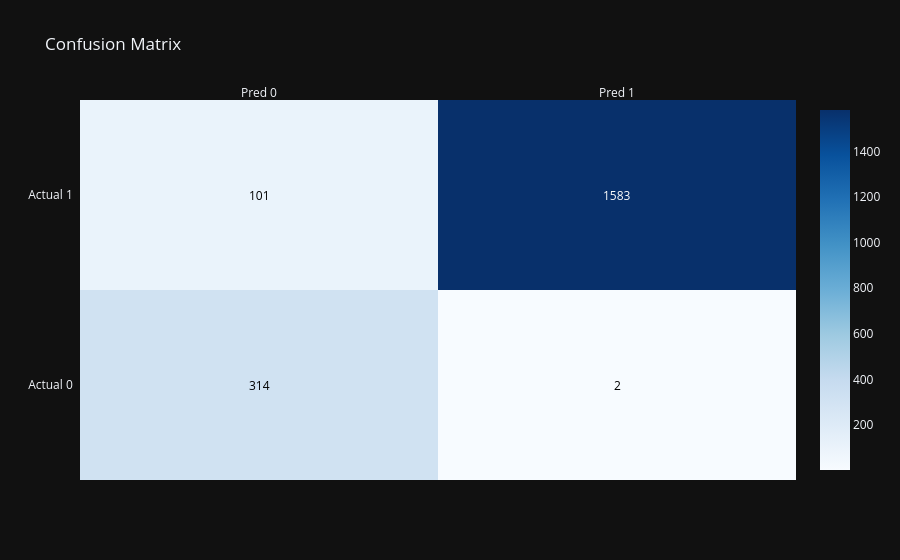
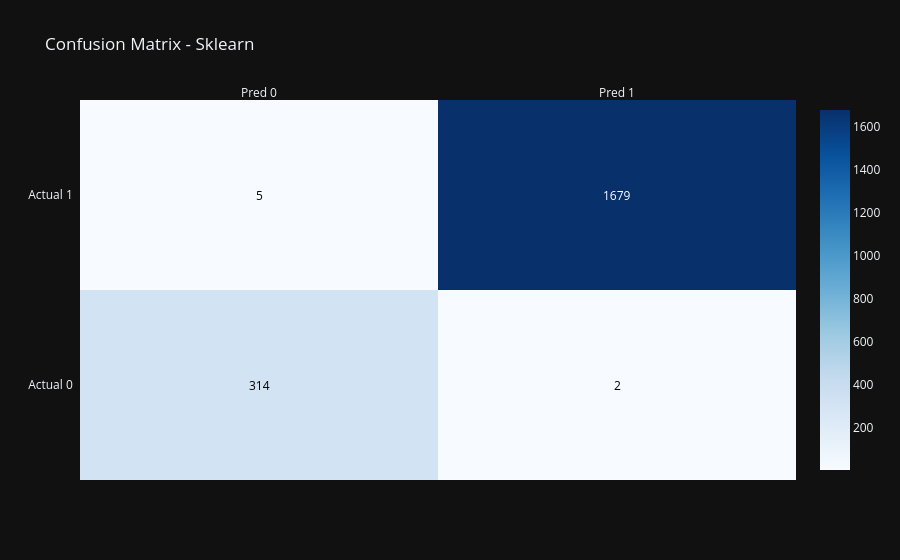

Notebook cell for these charts, in order:
### Markdown cell above
## Accuracy

### Code cell
y_pred = (model.predict(x_test) >= 0.5).astype(int)

# Accuracy
accuracy = np.mean(y_pred == y_test)
 
y_pred_sklearn = sklearn_model.predict(x_test)

cm = confusion_matrix(y_test, y_pred)

fig = ff.create_annotated_heatmap(
    z=cm,
    x=['Pred 0', 'Pred 1'],
    y=['Actual 0', 'Actual 1'],
    colorscale='Blues',
    showscale=True
)

fig.update_layout(template="plotly_dark", title="Confusion Matrix")
fig.show()


cm_sklearn = confusion_matrix(y_test, y_pred_sklearn)

fig = ff.create_annotated_heatmap(
    z=cm_sklearn,
    x=['Pred 0', 'Pred 1'],
    y=['Actual 0', 'Actual 1'],
    colorscale='Blues',
    showscale=True
)

fig.update_layout(template="plotly_dark", title="Confusion Matrix - Sklearn")
fig.show()

accuracy_sklearn = np.mean(y_pred_sklearn == y_test)
print(f"Sklearn Accuracy: {accuracy_sklearn:.2%}")
print(f"Your Model Accuracy: {accuracy:.2%}")

### Figure 1 — Plotly figure (JSON) as saved in the notebook; plotly's stock layout.template omitted (floating-point values rounded to 4 significant figures)
{"data": [{"colorscale": [[0, "rgb(247,251,255)"], [0.125, "rgb(222,235,247)"], [0.25, "rgb(198,219,239)"], [0.375, "rgb(158,202,225)"], [0.5, "rgb(107,174,214)"], [0.625, "rgb(66,146,198)"], [0.75, "rgb(33,113,181)"], [0.875, "rgb(8,81,156)"], [1, "rgb(8,48,107)"]], "reversescale": false, "showscale": true, "type": "heatmap", "x": ["Pred 0", "Pred 1"], "y": ["Actual 0", "Actual 1"], "z": [[314, 2], [101, 1583]]}], "layout": {"annotations": [{"font": {"color": "#000000"}, "showarrow": false, "text": "314", "x": "Pred 0", "xref": "x", "y": "Actual 0", "yref": "y"}, {"font": {"color": "#000000"}, "showarrow": false, "text": "2", "x": "Pred 1", "xref": "x", "y": "Actual 0", "yref": "y"}, {"font": {"color": "#000000"}, "showarrow": false, "text": "101", "x": "Pred 0", "xref": "x", "y": "Actual 1", "yref": "y"}, {"font": {"color": "#FFFFFF"}, "showarrow": false, "text": "1583", "x": "Pred 1", "xref": "x", "y": "Actual 1", "yref": "y"}], "title": {"text": "Confusion Matrix"}, "xaxis": {"dtick": 1, "gridcolor": "rgb(0, 0, 0)", "side": "top", "ticks": ""}, "yaxis": {"dtick": 1, "ticks": "", "ticksuffix": "  "}}}

### Figure 2 — Plotly figure (JSON) as saved in the notebook; plotly's stock layout.template omitted (floating-point values rounded to 4 significant figures)
{"data": [{"colorscale": [[0, "rgb(247,251,255)"], [0.125, "rgb(222,235,247)"], [0.25, "rgb(198,219,239)"], [0.375, "rgb(158,202,225)"], [0.5, "rgb(107,174,214)"], [0.625, "rgb(66,146,198)"], [0.75, "rgb(33,113,181)"], [0.875, "rgb(8,81,156)"], [1, "rgb(8,48,107)"]], "reversescale": false, "showscale": true, "type": "heatmap", "x": ["Pred 0", "Pred 1"], "y": ["Actual 0", "Actual 1"], "z": [[314, 2], [5, 1679]]}], "layout": {"annotations": [{"font": {"color": "#000000"}, "showarrow": false, "text": "314", "x": "Pred 0", "xref": "x", "y": "Actual 0", "yref": "y"}, {"font": {"color": "#000000"}, "showarrow": false, "text": "2", "x": "Pred 1", "xref": "x", "y": "Actual 0", "yref": "y"}, {"font": {"color": "#000000"}, "showarrow": false, "text": "5", "x": "Pred 0", "xref": "x", "y": "Actual 1", "yref": "y"}, {"font": {"color": "#FFFFFF"}, "showarrow": false, "text": "1679", "x": "Pred 1", "xref": "x", "y": "Actual 1", "yref": "y"}], "title": {"text": "Confusion Matrix - Sklearn"}, "xaxis": {"dtick": 1, "gridcolor": "rgb(0, 0, 0)", "side": "top", "ticks": ""}, "yaxis": {"dtick": 1, "ticks": "", "ticksuffix": "  "}}}
